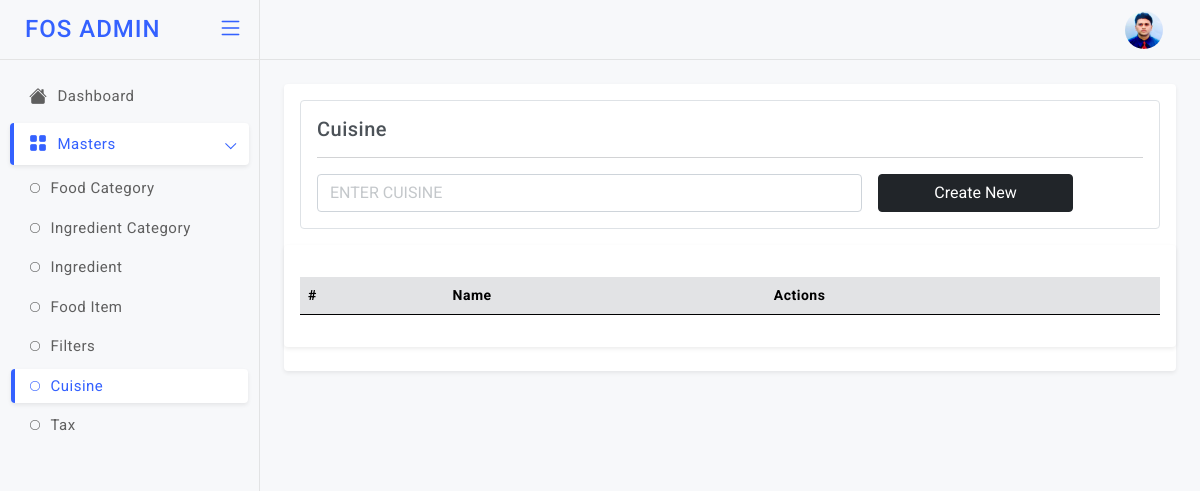
The page /cusin (signed in) on the database as committed earlier.
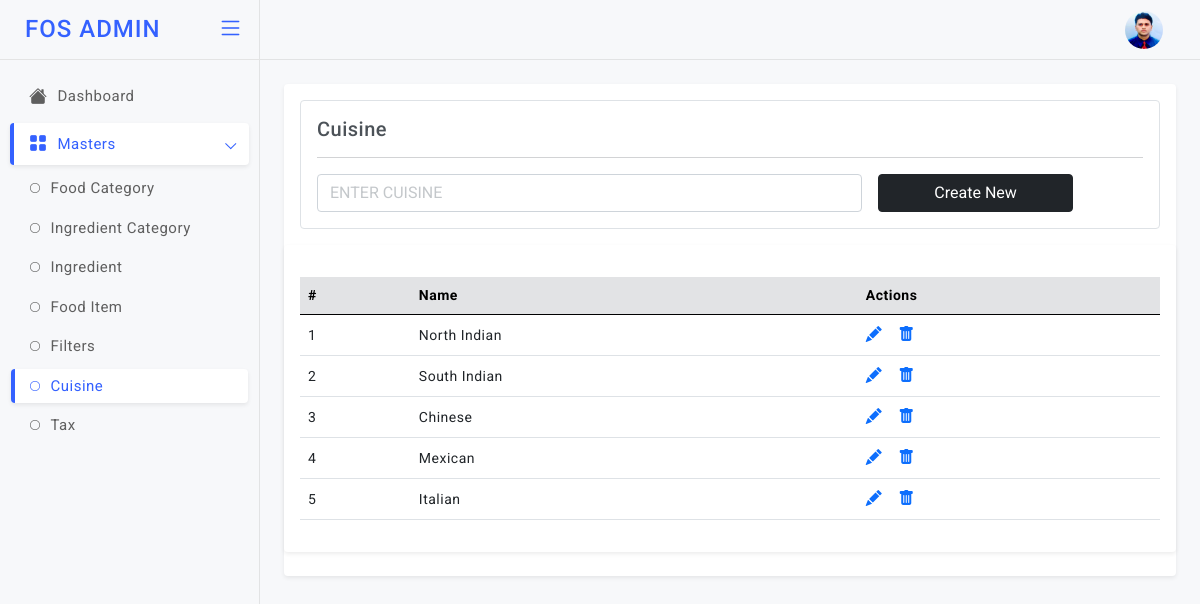
The same page on the database as committed later.
### models.py (models this page shows)
class Cuisine(db.Model):
    id = db.Column(db.Integer, primary_key=True)
    cuisine_name = db.Column(db.String)

### app.py (the view)
@app.route('/cusin', methods=["GET","POST"]) # End Point to Add & View the Cuisine
def cusin():
    if not settings.session.get("name"):
            return settings.redirect("/login")
    if settings.request.method=="POST":
        cuisine_name = settings.request.form["cuisine_name"]
        info=models.Cuisine(cuisine_name=cuisine_name)
        db.session.add(info)
        db.session.commit()
    fetch=models.Cuisine.query.all()
    return settings.render_template('admin/cusin.html', getinfo=fetch)

### templates/admin/cusin.html (shortened to what this page needs)
<!doctype html>
<html lang="en">
<head>
  <link href="static/admin-assets/plugins/simplebar/css/simplebar.css" rel="stylesheet" />
  <link href="static/admin-assets/plugins/perfect-scrollbar/css/perfect-scrollbar.css" rel="stylesheet" />
  <link href="static/admin-assets/plugins/metismenu/css/metisMenu.min.css" rel="stylesheet" />
  <link href="static/admin-assets/css/bootstrap.min.css" rel="stylesheet" />
  <link href="static/admin-assets/css/bootstrap-extended.css" rel="stylesheet" />
  <link href="static/admin-assets/css/style.css" rel="stylesheet" />
  <link href="static/admin-assets/css/icons.css" rel="stylesheet">
  <link rel="stylesheet" href="https://cdn.jsdelivr.net/npm/bootstrap-icons@1.5.0/font/bootstrap-icons.css">
	<link href="static/admin-assets/css/pace.min.css" rel="stylesheet" />
  <link href="static/admin-assets/css/dark-theme.css" rel="stylesheet" />
  <link href="static/admin-assets/css/light-theme.css" rel="stylesheet" />
  <link href="static/admin-assets/css/semi-dark.css" rel="stylesheet" />
  <link href="static/admin-assets/css/header-colors.css" rel="stylesheet" />
</head>
<body>
  <div class="wrapper">
      <header class="top-header">
        <nav class="navbar navbar-expand gap-3">
            <div class="top-navbar-right ms-auto">
              <ul class="navbar-nav align-items-center">
              <li class="nav-item dropdown dropdown-user-setting">
                <a class="nav-link dropdown-toggle dropdown-toggle-nocaret" href="#" data-bs-toggle="dropdown">
                  <div class="user-setting d-flex align-items-center">
                    <img src="static/admin-assets/images/avatars/rids.jpg" class="user-img" alt="">
                  </div>
                </a>
              </li>
              </ul>
              </div>
        </nav>
      </header>
        <aside class="sidebar-wrapper" data-simplebar="true">
          <div class="sidebar-header">
            <div>
              <h4 class="logo-text">FOS ADMIN</h4>
            </div>
            <div class="toggle-icon ms-auto"> <i class="bi bi-list"></i>
            </div>
          </div>
          <ul class="metismenu" id="menu">
            <li>
              <a href="javascript:;">
                <div class="parent-icon"><i class="bi bi-house-fill"></i>
                </div>
                <div class="menu-title">Dashboard</div>
              </a>
            </li>
            <li>
              <a href="javascript:;" class="has-arrow">
                <div class="parent-icon"><i class="bi bi-grid-fill"></i>
                </div>
                <div class="menu-title">Masters</div>
              </a>
              <ul>
                <li> <a href="/foodcat"><i class="bi bi-circle"></i>Food Category</a></li>
                <li> <a href="/ingcat"><i class="bi bi-circle"></i>Ingredient Category</a></li>
                <li> <a href="/ing"><i class="bi bi-circle"></i>Ingredient</a></li>
                <li> <a href="/fooditem"><i class="bi bi-circle"></i>Food Item</a></li>
                <li> <a href="/filters"><i class="bi bi-circle"></i>Filters</a></li>
                <li> <a href="/cusin"><i class="bi bi-circle"></i>Cuisine</a></li>
                <li> <a href="/tax"><i class="bi bi-circle"></i>Tax</a></li>
               </ul>
            </li>
          </ul>
       </aside>
          <main class="page-content">
            <div class="card">
              <div class="card-body">
                <div class="border p-3 rounded">
                  <h5 class="mb-0">Cuisine</h5>
                <hr/>
                <form class="row g-3" method="post">
                  <div class="col-8">
                    <input type="text" class="form-control" placeholder="ENTER CUISINE" name="cuisine_name">
                  </div>
                     <div class="col-3">
                    <div class="d-grid">
                      <button type="submit" class="btn btn-dark submitForm">Create New</button>
                    </div>
                  </div>
                </form>
              </div>
              </div>
               <div class="card">
                 <div class="card-body">
                   <div class="table-responsive mt-3">
                     <table class="table align-middle">
                       <thead class="table-secondary">
                         <tr>
                          <th>#</th>
                          <th>Name</th>
                          <th>Actions</th>
                         </tr>
                       </thead>
                       <tbody>
                        {% for i in getinfo %}
                         <tr>
                          <td>{{loop.index}}</td>
                           <td>
                             <p class="mb-0">{{i["cuisine_name"]}}</p>
                           </td>
                            <td>
                             <div class="table-actions d-flex align-items-center gap-3 fs-6">
                              <a href="/cusinupdate?id={{i['id']}}"><i class="bi bi-pencil-fill"></i></a>
                               <a href="/cusindel/{{i['id']}}"><i class="bi bi-trash-fill"></i></a>
                             </div>
                           </td>
                         </tr>
                         {% endfor %}
                       </tbody>
                     </table>
                   </div>
                 </div>
               </div>
          </main>
  </div>
</body>
</html>

### static/admin-assets/css/style.css (style rules this page uses)
body { font-size: 14px; color: #4c5258; letter-spacing: .5px; font-family: Roboto, sans-serif; background-color: #f7f8fa; overflow-x: hidden; }
.wrapper { width: auto; position: relative }
a { text-decoration: none; }
::placeholder { opacity: 0.4 !important; }
.top-header .navbar { position: fixed; top: 0; left: 260px; right: 0; background-color: #f7f8fa; border-bottom: 1px solid #e2e3e4; background-clip: padding-box; height: 60px; z-index: 10; padding: 0 1.5rem; transition: all .2s; }
.top-header .navbar .top-navbar-right .nav-link { color: #293445; font-size: 18px; font-weight: 500; padding-right: .8rem; padding-left: .8rem; }
.dropdown-toggle-nocaret:after { display: none }
.top-header .navbar .user-img { width: 38px; height: 38px; padding: 0px; border-radius: 50%; }
.sidebar-wrapper { position: fixed; top: 0; left: 0; width: 260px; height: 100%; background-color: #f7f8fa; background-clip: padding-box; border-right: 1px solid #e2e3e4; transition: all .2s; z-index: 16; }
.sidebar-wrapper .sidebar-header { width: 260px; height: 60px; display: flex; align-items: center; position: fixed; top: 0; bottom: 0; padding: 0 15px; z-index: 5; background: #f7f8fa; border-right: 1px solid #e2e3e4; border-bottom: 1px solid #e4e4e4; background-clip: padding-box; transition: all .2s; }
.sidebar-wrapper .sidebar-header .logo-text { font-size: 24px; margin-left: 10px; margin-bottom: 0; letter-spacing: 1px; color: #3461ff; }
.toggle-icon { font-size: 26px; cursor: pointer; color: #3461ff; }
.sidebar-wrapper ul { padding: 0; margin: 0; list-style: none; background: 0 0 }
.sidebar-wrapper .metismenu { background: 0 0; display: -webkit-box; display: -ms-flexbox; display: flex; padding: 10px; margin-top: 60px; -webkit-box-orient: vertical; -webkit-box-direction: normal; -ms-flex-direction: column; flex-direction: column }
.sidebar-wrapper .metismenu li+li { margin-top: 5px }
.sidebar-wrapper .metismenu li:first-child { margin-top: 5px }
.sidebar-wrapper .metismenu li:last-child { margin-bottom: 5px }
.sidebar-wrapper .metismenu>li { display: -webkit-box; display: -ms-flexbox; display: flex; -webkit-box-orient: vertical; -webkit-box-direction: normal; -ms-flex-direction: column; flex-direction: column; position: relative }
.sidebar-wrapper .metismenu a { position: relative; display: flex; align-items: center; justify-content: left; padding: 10px 15px; border-radius: 4px; font-size: 15px; color: #5f5f5f; outline-width: 0; text-overflow: ellipsis; overflow: hidden; letter-spacing: .5px; border-left: 4px solid rgb(255 255 255 / 0%); transition: all .2s ease-out }
.sidebar-wrapper .metismenu a .parent-icon { font-size: 18px; line-height: 1 }
.sidebar-wrapper .metismenu a .menu-title { margin-left: 10px }
.sidebar-wrapper .metismenu ul a { padding: 6px 15px 6px 15px; font-size: 15px; border: 0; border-left: 4px solid rgb(255 255 255 / 0%); }
.sidebar-wrapper .metismenu ul a i { margin-right: 10px; font-size: 10px; }
.sidebar-wrapper .metismenu ul { border: 1px solid #ffffff00; background: rgb(255 255 255 / 0%); }
.sidebar-wrapper .metismenu .mm-active>a, .sidebar-wrapper .metismenu a:active, .sidebar-wrapper .metismenu a:focus, .sidebar-wrapper .metismenu a:hover { color: #3461ff; text-decoration: none; background-color: rgb(255 255 255); border-left: 4px solid #3461ff; box-shadow: 0 0.125rem 0.25rem rgb(0 0 0 / 8%); }
.metismenu .has-arrow:after { position: absolute; content: ""; width: .5em; height: .5em; border-style: solid; border-width: 1.2px 0 0 1.2px; border-color: initial; right: 15px; transform: rotate(-45deg) translateY(-50%); transform-origin: top; top: 50%; transition: all .3s ease-out }
.page-content { margin-left: 260px; margin-top: 60px; padding: 1.5rem; transition: all .2s; }
.table-responsive { white-space: nowrap; }

Rows that differ between the two databases and show on the page:
added Cuisine: cuisine_name "North Indian"
added Cuisine: cuisine_name "South Indian"
added Cuisine: cuisine_name "Chinese"
added Cuisine: cuisine_name "Mexican"
added Cuisine: cuisine_name "Italian"
